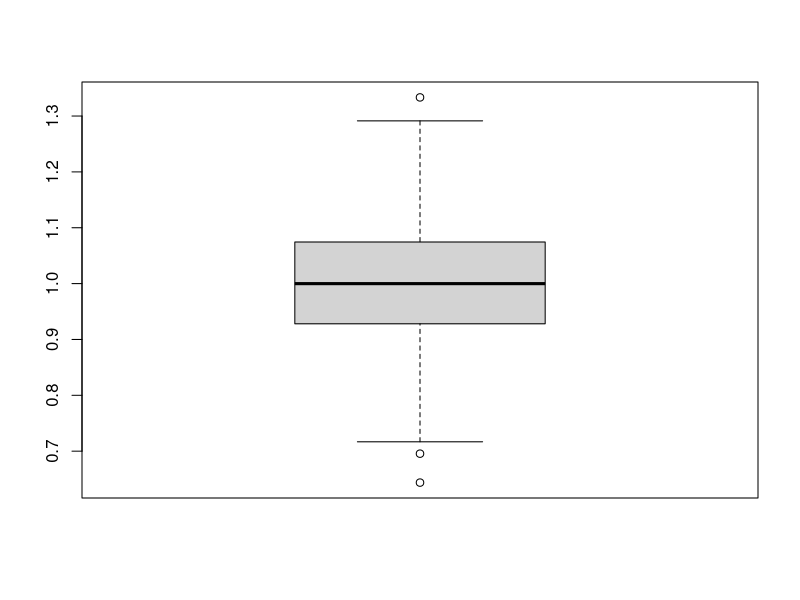
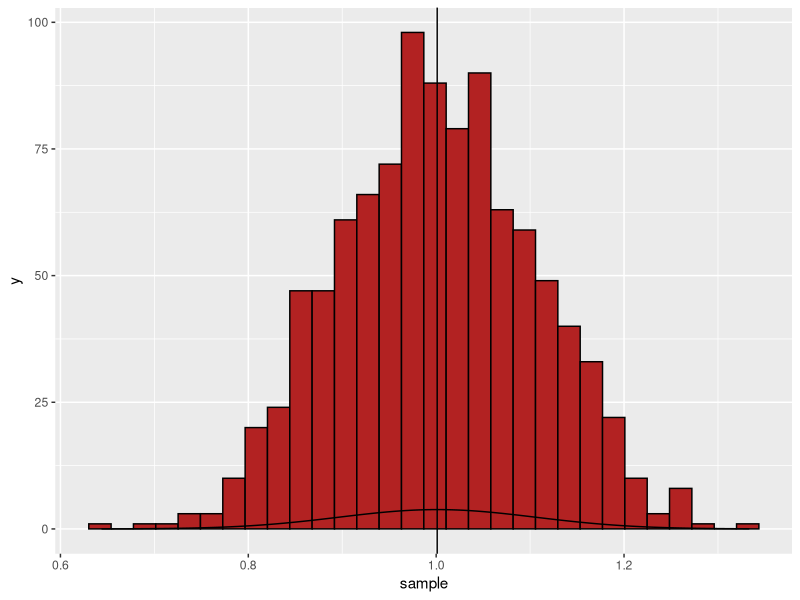
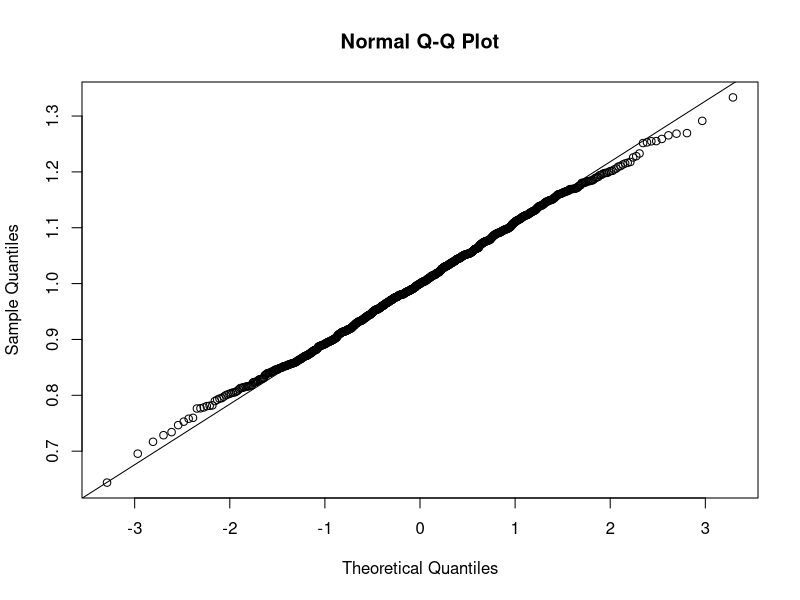

Generate these figures, in order, with R:
## ---- chunk 1
knitr::opts_chunk$set(echo = TRUE, error = FALSE)
library(ggplot2)
library(gmodels)
# remove "error = TRUE" to make knitr halt on errors
# (do this when you are ready to check if your code will knit without errors)
## ---- chunk 2
# set a seed

# sample
sample <- rnorm(1000, mean = 1, sd = 0.1)

# mean and sd
sample.mean <- mean(sample)
sample.sd <- sd(sample)

# IQR and boxplot
sample.iqr <- IQR(sample)
boxplot(sample)

## ---- chunk 3
# Option 1: SEM and CI by hand

# Option 2: using gmodels package
library(gmodels)
sample.sem <- ci(sample)[4]
sample.ci <- ci(sample)[c(2,3)]

# Explanation
# The standard error of the mean is a way to measure the precision of the estimated mean relative
# to the true mean. It is calculated by dividing the standard deviation of a sample by the square
# root of a population size. The 95% ci represents the interval in which the true estimate will lie,
# 95% of the time. The upper and lower bound of the ci can be estimated by adding or subtracting,
# respectively, two standard errors from the mean. 
## ---- chunk 4
# histograms

# Option 1: base R

# Option 2: ggplot
sample.df <- data.frame(sample)
ggplot(data = sample.df,
       mapping = aes(x = sample)) +
  geom_histogram(fill = "firebrick",
                 col = "black") +
  geom_vline(xintercept = mean(sample)) +
  stat_function(fun = dnorm, args = list(mean=mean(sample), sd=sd(sample)))

# qqplot
qqnorm(sample,
       xlab = "Theoretical Quantiles", 
       ylab = "Sample Quantiles",
       main = "Normal Q-Q Plot")
qqline(sample)

## ---- chunk 5
pnorm(1.07, mean = 1, sd = 0.1) - pnorm(0.93, mean = 1, sd = 0.1)

# There is about a 51.6% probability of this occurring
## ---- chunk 6
pnorm(0.9, mean = 1, sd = 0.1) # Proportion of data <1 sd away from the mean
1 - pnorm(1.1, mean = 1, sd = 0.1) # Proportion of data >1 sd away from the mean

# 15.86% of the data is above the mean, and 15.86% is below. In total, about 31% of the data is either >1 or <1 sd away from the mean.
## ---- chunk 7
qnorm(0.10, mean = 1, sd = 0.1)
qnorm(0.90, mean = 1, sd = 0.1)

# 0.8718 mm (10%) and 1.1281 (90% quantile)
## ---- chunk 8
# probabilities
p.hpv = 0.18
p.chl = 0.02
p.hpv.chl = 0.03

# total probabilities
p.hpv.tot = p.hpv + p.hpv.chl
p.chl.tot = p.chl + p.hpv.chl

p.hpv.tot
p.chl.tot
## ---- chunk 9
# set operations
# P(chl | hpv) = P(chl AND hpv) / P(hpv)

# conditional probability
p.chl.given.hpv = p.hpv.chl / p.hpv.tot
p.chl.given.hpv
## ---- chunk 10
# set operations
# P(hpv | chl) = P(chl AND hpv) / P(chl) or

# conditional probability
p.hpv.given.chl = p.hpv.chl / p.chl.tot
p.hpv.given.chl
## ---- chunk 11
tot.pos = p.chl + p.hpv + p.hpv.chl
# The probability that a woman from this population tests positive for HPV and/or chlamydia is
# 0.23
## ---- chunk 12
# No they are not independent. If they were independent, then the probability of testing positive
# for chlamydia given testing positive for HPV should be the same as the total probability of testing
# positive for HPV. However, the probability of testing positive for either disease increases
# if you are positive for one.
## ---- chunk 13
# Allele frequencies
A1 = 0.82
A2 = 0.06
A3 = 0.05
A4 = 0.04
A5 = 0.03

1 - A1

# Probability of either A2 or A5 = 0.18

## ---- chunk 14
pA3_A3 = 0.05 * 0.05

# 0.0025
## ---- chunk 15
1 - pA3_A3

# 0.9975
## ---- chunk 16
pA1_A4 = 0.82 * 0.04

# 0.0328
## ---- chunk 17
# prob of carrying two A1 alleles
pA1_A1 = 0.82 * 0.82
pA1_A1

# prob of NOT having two A1 alleles
1 - pA1_A1

# P(2 individuals are NOT A1,A1)
(1 - pA1_A1) * (1 - pA1_A1)

# 0.1073

## ---- chunk 18
# prob of an allele being A3 or A4
pA3.or.A4 = A3 + A4

# prob of an allele not being A3 or A4
pnot.A3.or.A4 = 1 - pA3.or.A4

# P(neither of 2 alleles is A3 or A4)
p.neither.A3.or.A4 = pnot.A3.or.A4 * pnot.A3.or.A4

# P(3 people have no A3 or A4 alleles)
p.neither.A3.or.A4 * p.neither.A3.or.A4 * p.neither.A3.or.A4

# 0.5678

## ---- chunk 19
Pr=list()
Pr$a=0.95
Pr$A=0.05

Pr$aa = 0.95 * 0.95
Pr$aa
## ---- chunk 20
Pr$aa_aa = 0.9025 * 0.9025
Pr$aa_aa
## ---- chunk 21
# first calculate probability that one individual is heterozygous
Pr$Aa = 0.95 * 0.05
Pr$Aa

# probability that both parents are heterozygous
Pr$Aa_Aa = Pr$Aa * Pr$Aa
Pr$Aa_Aa        
## ---- chunk 22
# conditional probability that Aa x Aa -> Aa
Pr$Caa.FAa_MAa = 0.25
Pr$Caa.FAa_MAa
## ---- chunk 23
# probabilities of each allele combination in the parents
Pr$AA =  Pr$A * Pr$A # P(AA)
Pr$Aa =  Pr$A * Pr$a # P(Aa)
Pr$aA =  Pr$a * Pr$A # P(aA)
Pr$aa =  Pr$a * Pr$a # P(aa)

Pr$AA
Pr$Aa
Pr$aA
Pr$aa

## ---- chunk 24
# priors for each combination of parental alleles
Pr$Faa_Maa = Pr$aa * Pr$aa
Pr$FAa_Maa = Pr$Aa * Pr$aa + Pr$aA * Pr$aa
Pr$FAA_Maa = Pr$AA * Pr$aa
Pr$Faa_MAa = Pr$aa * Pr$Aa + Pr$aA * Pr$aa
Pr$FAa_MAa = Pr$Aa * Pr$Aa + Pr$aA * Pr$Aa + Pr$aA * Pr$aA + Pr$Aa * Pr$aA
Pr$FAA_MAa = Pr$AA * Pr$Aa + Pr$AA * Pr$aA
Pr$Faa_MAA = Pr$aa * Pr$AA
Pr$FAa_MAA = Pr$Aa * Pr$AA + Pr$aA * Pr$AA
Pr$FAA_MAA = Pr$AA * Pr$AA

Pr$Faa_Maa
Pr$FAa_Maa
Pr$FAA_Maa
Pr$Faa_MAa
Pr$FAa_MAa
Pr$FAA_MAa
Pr$Faa_MAA
Pr$FAa_MAA
Pr$FAA_MAA

## ---- chunk 25
# individual likelihoods (think Punnett square)
Pr$Caa.Faa_Maa = 1
Pr$Caa.FAa_Maa = 0.5
Pr$Caa.FAA_Maa = 0
Pr$Caa.Faa_MAa = 0.5
Pr$Caa.FAa_MAa = 0.25
Pr$Caa.FAA_MAa = 0
Pr$Caa.Faa_MAA = 0
Pr$Caa.FAa_MAA = 0
Pr$Caa.FAA_MAA = 0
## ---- chunk 26
# total probability P(C_Aa)
Pr$Caa = Pr$Caa.Faa_Maa * Pr$Faa_Maa +  # first line filled in for you ... add the rest below
         Pr$Caa.FAa_Maa * Pr$FAa_Maa +
         Pr$Caa.FAA_Maa * Pr$FAA_Maa +
         Pr$Caa.Faa_MAa * Pr$Faa_MAa +
         Pr$Caa.FAa_MAa * Pr$FAa_MAa +
         Pr$Caa.FAA_MAa * Pr$FAA_MAa +
         Pr$Caa.Faa_MAA * Pr$Faa_MAA +
         Pr$Caa.FAa_MAA * Pr$FAa_MAA +
         Pr$Caa.FAA_MAA * Pr$FAA_MAA

Pr$Caa
## ---- chunk 27
# Posterior probability of P(F_Aa, M_Aa | C_Aa):
Pr$FAa_MAa.Caa = (Pr$Caa.FAa_MAa * Pr$FAa_MAa) / Pr$Caa
Pr$FAa_MAa.Caa
## ---- chunk 28
Pr$Faa_Maa.Caa = (Pr$Caa.Faa_Maa * Pr$Faa_Maa) / Pr$Caa
Pr$Faa_Maa.Caa
